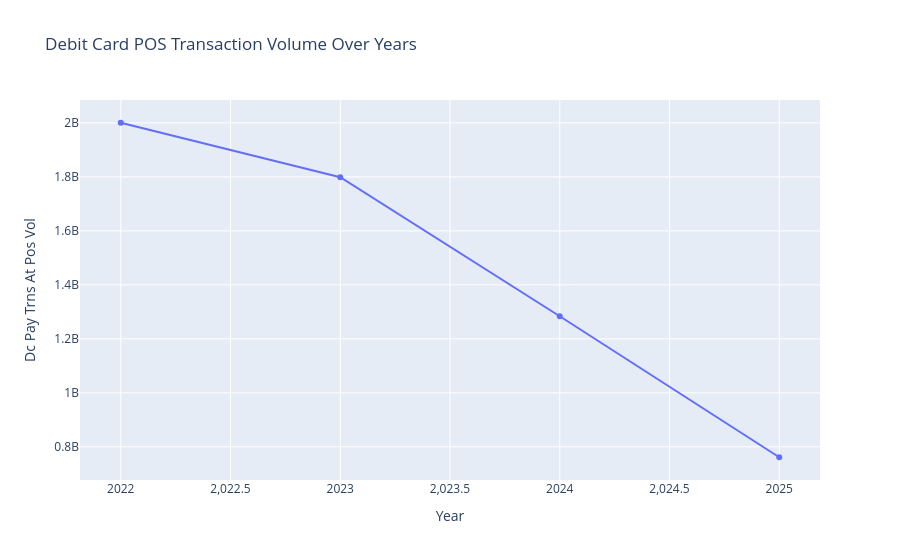

Notebook code cell kept with this figure:
### Markdown cell above
-----------------------------------------------------------------------------------------------------------------------------

Scatter Plot - ATM vs POS Adoption by bank category

Insight-

* The chart shows generally positive relationship.

* Banks with more ATM infrastructure, also have more POS machines.

* Indicating physically strong banks also invest more in merchant payment infrastructure.

-------------------------------------------------------------------------------------------------------------------------------------

### Code cell
#line chart 

import plotly.express as px

debit_pos = df.groupby("Year")["Dc Pay Trns At Pos Vol"].sum().reset_index()

debit_pos["Year"] = debit_pos["Year"].astype(int)

fig = px.line(
    debit_pos,
    x="Year",
    y="Dc Pay Trns At Pos Vol",
    markers=True,
    title="Debit Card POS Transaction Volume Over Years"
)

fig.show()

### Figure 1 — Plotly figure (JSON) as saved in the notebook; plotly's stock layout.template omitted (floating-point values rounded to 4 significant figures)
{"data": [{"hovertemplate": "Year=%{x}<br>Dc Pay Trns At Pos Vol=%{y}<extra></extra>", "legendgroup": "", "line": {"color": "#636efa", "dash": "solid"}, "marker": {"symbol": "circle"}, "mode": "lines+markers", "name": "", "orientation": "v", "showlegend": false, "type": "scatter", "x": [2022, 2023, 2024, 2025], "xaxis": "x", "y": [2001000000.0, 1799000000.0, 1284000000.0, 761300000.0], "yaxis": "y"}], "layout": {"legend": {"tracegroupgap": 0}, "title": {"text": "Debit Card POS Transaction Volume Over Years"}, "xaxis": {"anchor": "y", "domain": [0, 1], "title": {"text": "Year"}}, "yaxis": {"anchor": "x", "domain": [0, 1], "title": {"text": "Dc Pay Trns At Pos Vol"}}}}
